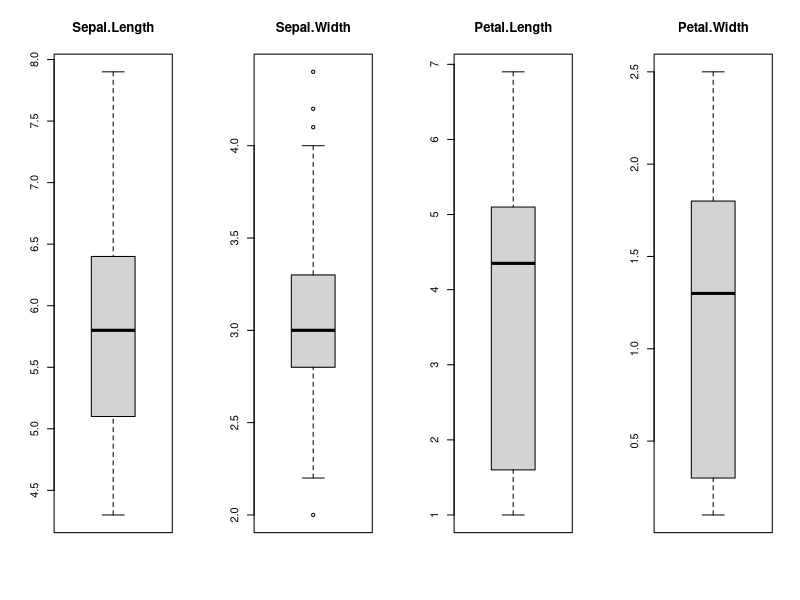
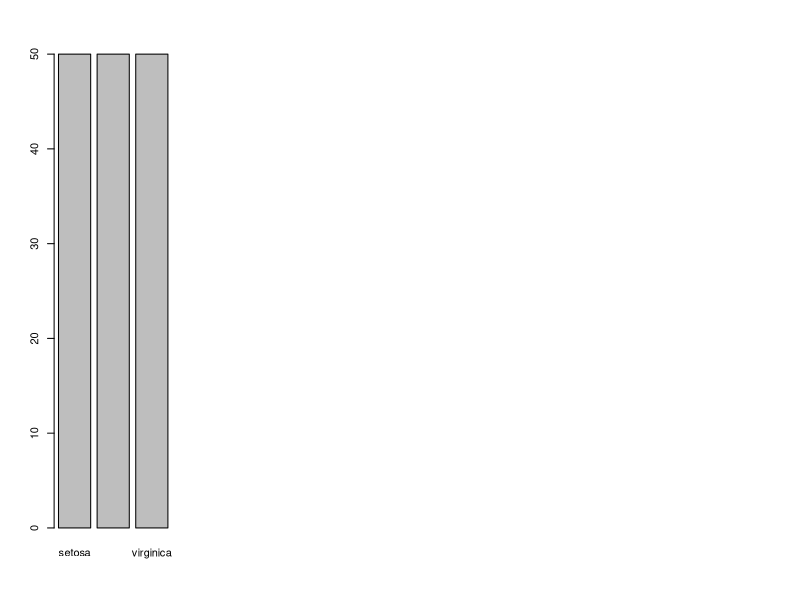
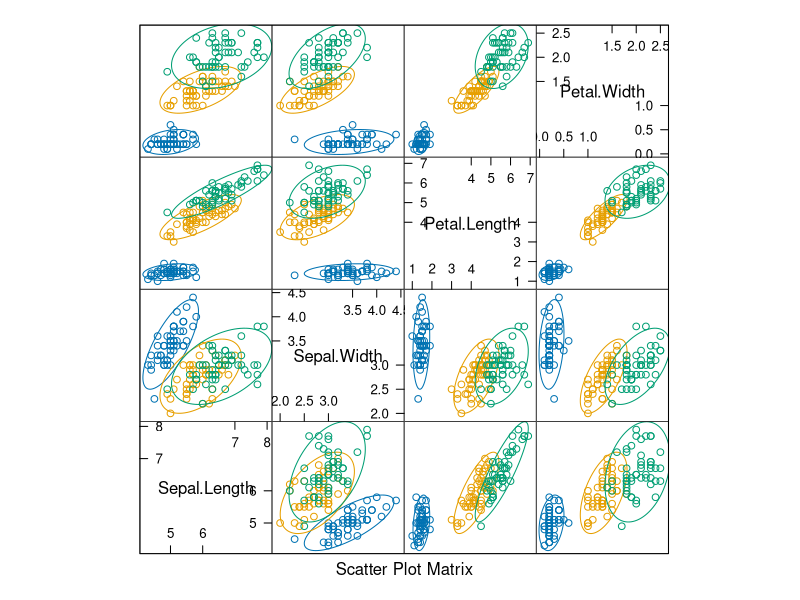
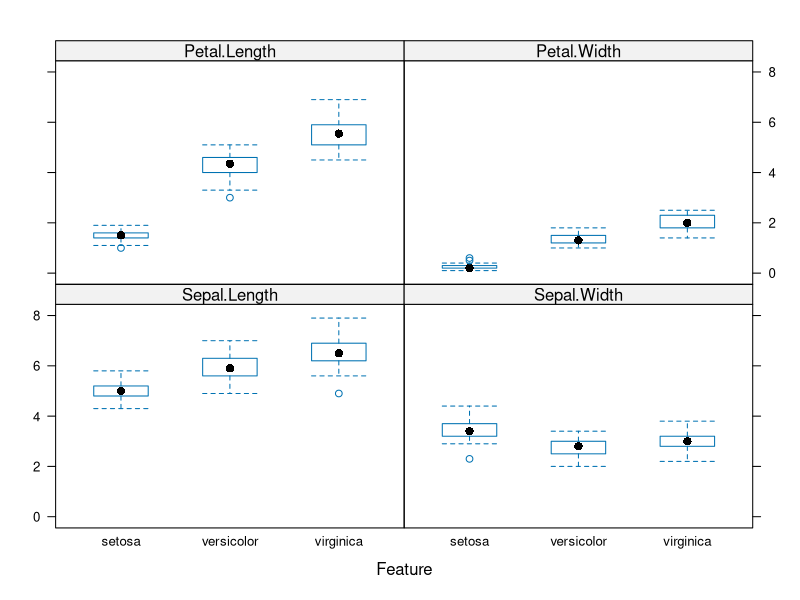
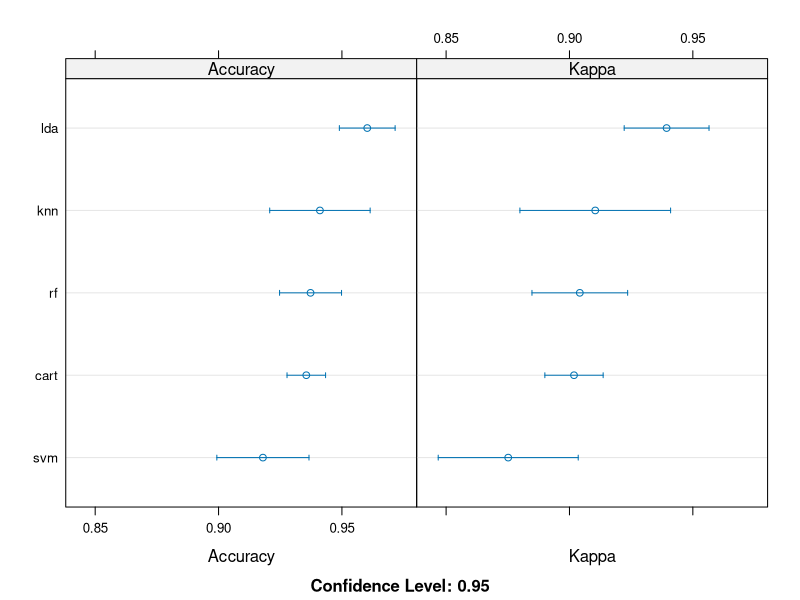

These figures' R source, in order:
#Installing required packages
install.packages("caret")
# To load the library
library(caret)

# To load the data
mydata <- iris

# Exploring the data
dim(mydata)#dimensions of dataset
sapply(mydata, class) # list types for each attribute
# take a peek at the first 5 rows of the data
head(mydata)
# list the levels for the class
levels(mydata$Species)

# summarize the class distribution
percentage <- prop.table(table(mydata$Species)) * 100
cbind(freq=table(mydata$Species), percentage=percentage)
# summarize the class distribution
percentage <- prop.table(table(mydata$Species)) * 100
# summarize attribute distributions
summary(mydata)
#Visualizing the data
# split input and output
x <- mydata[,1:4]
y <- mydata[,5]
# boxplot for each attribute on one image
par(mfrow=c(1,4))
for(i in 1:4) {
  boxplot(x[,i], main=names(mydata)[i])
}


# barplot for class breakdown
plot(y)

install.packages("ellipse")
library(ellipse)
# scatterplot matrix
featurePlot(x=x, y=y, plot="ellipse")


# box and whisker plots for each attribute
featurePlot(x=x, y=y, plot="box")

# Split data into train and test
n = nrow(mydata) # n will be ther number of obs. in data
trainIndex = sample(1:n, 
                    size = round(0.7*n), 
                    replace=FALSE) # We create an index for 70% of obs. by random
train_data = mydata[trainIndex,] # We use the index to create training data
test_data = mydata[-trainIndex,] # We take the remaining 30% as the testing data
summary(train_data)
summary(test_data)

#Model Buliding
# a) linear algorithms
set.seed(7)
fit.lda <- train(Species~., data=train_data, method="lda")
# b) nonlinear algorithms
# CART
set.seed(7)
fit.cart <- train(Species~., data=train_data, method="rpart")
# kNN
set.seed(7)
fit.knn <- train(Species~., data=train_data, method="knn")
# c) advanced algorithms
# SVM
set.seed(7)
fit.svm <- train(Species~., data=train_data, method="svmRadial")
# Random Forest
set.seed(7)
fit.rf <- train(Species~., data=train_data, method="rf")

# summarize accuracy of models
results <- resamples(list(lda=fit.lda, cart=fit.cart, knn=fit.knn, svm=fit.svm, rf=fit.rf))
summary(results)


# compare accuracy of models
dotplot(results)


# summarize Best Model
print(fit.lda)


# estimate skill of LDA on the validation dataset
predictions <- predict(fit.lda, test_data)
confusionMatrix(predictions, test_data$Species)
